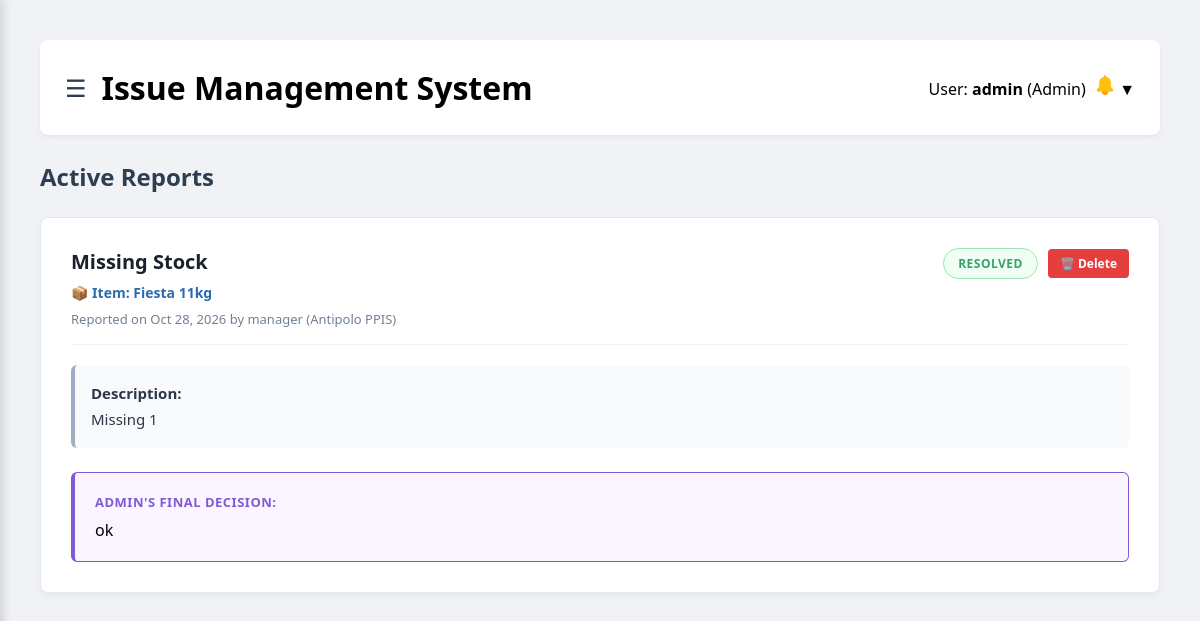
The app's page /issues.php (signed in) with its own data.
### tables this page shows
CREATE TABLE `issue_reports` (
  `id` int(11) NOT NULL,
  `branch_id` int(11) NOT NULL,
  `reported_by` int(11) NOT NULL,
  `product_id` int(11) DEFAULT NULL,
  `issue_type` varchar(50) NOT NULL,
  `description` text NOT NULL,
  `status` varchar(50) DEFAULT 'Pending Manager',
  `manager_response` text DEFAULT NULL,
  `admin_response` text DEFAULT NULL,
  `report_date` date NOT NULL
);

CREATE TABLE `products` (
  `id` int(11) NOT NULL,
  `brand_name` varchar(50) NOT NULL,
  `tank_size` varchar(20) NOT NULL,
  `image` varchar(255) DEFAULT NULL
);

CREATE TABLE `users` (
  `id` int(11) NOT NULL,
  `username` varchar(50) NOT NULL,
  `email` varchar(255) DEFAULT NULL,
  `password` varchar(255) NOT NULL,
  `role` enum('Admin','Manager','Employee') NOT NULL,
  `branch_id` int(11) DEFAULT NULL,
  `status` varchar(10) NOT NULL DEFAULT 'Active',
  `login_attempts` int(11) NOT NULL DEFAULT 0,
  `last_attempt_time` datetime DEFAULT NULL,
  `otp_code` varchar(10) DEFAULT NULL,
  `otp_expiry` datetime DEFAULT NULL,
  `remember_token` varchar(255) DEFAULT NULL
);

CREATE TABLE `branches` (
  `id` int(11) NOT NULL,
  `branch_name` varchar(50) NOT NULL,
  `is_main_branch` tinyint(1) DEFAULT 0,
  `status` varchar(20) NOT NULL DEFAULT 'Active'
);

### issues.php (the view, shortened to what this page needs)
<?php
require 'db_connect.php';
$user_role = $_SESSION['role'];
$user_branch_id = $_SESSION['branch_id'];
$current_username = $_SESSION['username'];
$user_query = $conn->query("SELECT id FROM users WHERE username = '$current_username'");
$user_id = $user_query->fetch_assoc()['id'];
$where_clause = "";
if ($user_role == 'Employee') {
    $where_clause = "WHERE r.reported_by = '$user_id' ORDER BY r.id DESC";
} elseif ($user_role == 'Manager') {
    $where_clause = "WHERE r.branch_id = '$user_branch_id' ORDER BY CASE WHEN r.status = 'Pending Manager' THEN 1 WHEN r.status = 'Resolved' THEN 3 ELSE 2 END, r.id DESC";
} else {
    $where_clause = "WHERE r.status = 'Escalated to Admin' OR r.admin_response IS NOT NULL OR r.status = 'Resolved' ORDER BY r.id DESC";
}
$sql = "SELECT r.*, u.username, b.branch_name, p.brand_name, p.tank_size
        FROM issue_reports r
        JOIN users u ON r.reported_by = u.id
        JOIN branches b ON r.branch_id = b.id
        LEFT JOIN products p ON r.product_id = p.id
        $where_clause";
$reports = $conn->query($sql);
?>
<!DOCTYPE html>
<html lang="en">
<head>
    <link rel="stylesheet" href="css/inventory.css">
    <link rel="stylesheet" href="css/issues.css">
    <link rel="stylesheet" href="css/dashboard.css">
    <link rel="stylesheet" href="css/mobile.css?v=6">
</head>
<body>
    <div class="main-content">
        <div class="page-header">
            <div style="display: flex; align-items: center; gap: 15px;">
                <button id="sidebarToggle" type="button" aria-label="Toggle Sidebar" style="background: none; border: none; font-size: 24px; cursor: pointer; color: #2c3e50; display: none; align-items: center; justify-content: center; padding: 0;">
                    &#9776;
                </button>
                <h1 style="margin: 0;">Issue Management System</h1>
            </div>
                <div class="user-dropdown">
                    <span>User: <strong><?php echo htmlspecialchars($_SESSION['username']); ?></strong> (<?php echo htmlspecialchars($_SESSION['role']); ?>)</span>
                    <?php include 'header-notifications.php'; ?>
                </div>
        </div>
        <div class="issue-dashboard">
            <h2 style="color: #2c3e50;">Active Reports</h2>
            <?php if ($reports && $reports->num_rows > 0): ?>
                <?php while($row = $reports->fetch_assoc()): ?>
                    <?php
                        $badge_class = "status-pending";
                        if ($row['status'] == 'Resolved') $badge_class = "status-resolved";
                    ?>
                    <div class="issue-card">
                        <div class="issue-header">
                            <span class="issue-title">
                                <?php echo htmlspecialchars($row['issue_type']); ?>
                                <?php if (!empty($row['brand_name'])): ?>
                                    <span style="font-size: 14px; color: #2b6cb0; font-weight: 600;">
                                        📦 Item: <?php echo htmlspecialchars($row['brand_name'] . ' ' . $row['tank_size']); ?>
                                    </span>
                                <?php endif; ?>
                                <span style="font-size: 13px; color: #718096; font-weight: normal;">
                                    Reported on <?php echo date("M d, Y", strtotime($row['report_date'])); ?> by <?php echo htmlspecialchars($row['username']); ?> (<?php echo htmlspecialchars($row['branch_name']); ?>)
                                </span>
                            </span>
                            <div style="display: flex; align-items: center; gap: 10px;">
                                <span class="badge-status <?php echo $badge_class; ?>"><?php echo htmlspecialchars($row['status']); ?></span>
                                <?php if ($row['status'] == 'Resolved' && ($user_role == 'Admin' || $user_role == 'Manager')): ?>
                                    <form action="issues.php" method="POST" style="margin: 0;" onsubmit="return confirm('Are you sure you want to permanently delete this resolved issue report?');">
                                        <button type="submit" name="delete_report" class="btn-save" style="background-color: #e53e3e; padding: 6px 12px; font-size: 12px; border-radius: 4px; border: none; cursor: pointer;">
                                            🗑️ Delete
                                        </button>
                                    </form>
                                <?php endif; ?>
                            </div>
                        </div>
                        <div class="issue-body">
                            <strong>Description:</strong><br>
                            <?php echo nl2br(htmlspecialchars($row['description'])); ?>
                        </div>
                        <?php if (!empty($row['admin_response'])): ?>
                            <div class="response-box" style="border-color: #805ad5; background-color: #faf5ff;">
                                <div class="response-label" style="color: #805ad5;">Admin's Final Decision:</div>
                                <?php echo nl2br(htmlspecialchars($row['admin_response'])); ?>
                            </div>
                        <?php endif; ?>
                    </div>
                <?php endwhile; ?>
            <?php else: ?>
                <div class="issue-card" style="text-align: center; color: #718096; padding: 40px;">
                    No pending issues found for your role. Everything is running smoothly!
                </div>
            <?php endif; ?>
        </div>
    </div>
</body>
</html>

### css/inventory.css (style rules this page uses)
* { margin: 0; padding: 0; box-sizing: border-box; font-family: 'Segoe UI', Tahoma, Geneva, Verdana, sans-serif; }
body { display: flex; height: 100vh; background-color: #f0f2f5; }
.main-content { flex: 1; padding: 40px; overflow-y: auto; }
.page-header { display: flex; justify-content: space-between; align-items: center; background-color: #ffffff; padding: 15px 25px; border-radius: 8px; box-shadow: 0px 2px 5px rgba(0, 0, 0, 0.05); margin-bottom: 20px; }
.btn-save { background-color: #e67e22; color: #ffffff; border: none; width: 100%; padding: 12px; border-radius: 4px; font-weight: bold; font-size: 16px; cursor: pointer; transition: background-color 0.3s ease; }

### css/issues.css (style rules this page uses)
.issue-dashboard { display: grid; grid-template-columns: 1fr; gap: 24px; }
.issue-card { background-color: #ffffff; border: 1px solid #e2e8f0; border-radius: 8px; padding: 30px; box-shadow: 0 4px 6px rgba(0, 0, 0, 0.04); }
.issue-header { display: flex; justify-content: space-between; align-items: flex-start; border-bottom: 1px solid #edf2f7; padding-bottom: 16px; margin-bottom: 20px; }
.issue-title { font-size: 20px; color: #1a202c; font-weight: 700; display: flex; flex-direction: column; gap: 8px; }
.issue-title span { font-size: 13px; color: #718096; font-weight: 500; }
.badge-status { padding: 6px 14px; border-radius: 50px; font-size: 12px; font-weight: 700; letter-spacing: 0.5px; text-transform: uppercase; }
.status-resolved { background-color: #f0fff4; color: #38a169; border: 1px solid #9ae6b4; }
.issue-body { color: #2d3748; font-size: 15px; line-height: 1.7; margin-bottom: 24px; background-color: #f8fafc; padding: 16px; border-radius: 6px; border-left: 4px solid #a0aec0; }
.response-box { background-color: #ffffff; border: 1px solid #e2e8f0; border-left: 4px solid #3182ce; padding: 20px; margin-top: 20px; border-radius: 6px; }
.response-label { font-size: 13px; font-weight: 700; color: #2b6cb0; text-transform: uppercase; letter-spacing: 0.5px; margin-bottom: 8px; }

### css/dashboard.css (style rules this page uses)
* { margin: 0; padding: 0; box-sizing: border-box; font-family: 'Segoe UI', Tahoma, Geneva, Verdana, sans-serif; }
body { display: flex; height: 100vh; background-color: #f0f2f5; }
.main-content { flex: 1; padding: 40px; overflow-y: auto; }
.page-header { display: flex; justify-content: space-between; align-items: center; background-color: #ffffff; padding: 15px 25px; border-radius: 8px; box-shadow: 0px 2px 5px rgba(0, 0, 0, 0.05); margin-bottom: 25px; }
.user-dropdown { position: relative; display: inline-block; cursor: pointer; padding: 10px 0; }

### css/mobile.css (style rules this page uses)
:root { --sidebar-collapsed-width: 75px; --sidebar-expanded-width: 250px; }
body { margin-left: var(--sidebar-collapsed-width); transition: margin-left 0.3s cubic-bezier(0.4, 0, 0.2, 1); }
@media (max-width: 1200px) { body { margin-left: 0 !important; } }
@media (max-width: 1200px) { #sidebarToggle { display: inline-flex !important; } }

### records on screen
issue_reports: issue_type "Missing Stock", product.tank_size "Fiesta 11kg", report_date "Oct 28, 2026", reported_by.username "manager", branch.branch_name "Antipolo PPIS", status "RESOLVED", description "Missing 1", admin_response "ok"

### other values on screen
$_SESSION['username'] "admin"
$_SESSION['role'] "Admin"
